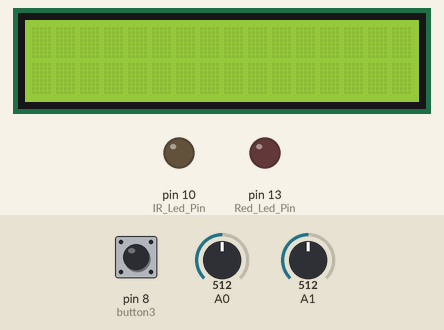
This sketch was run on a simulated Arduino Uno, built with avr-gcc and run on an emulated ATmega328P. Parts: 16×2 character LCD, output pins drawn as LEDs (lit = HIGH). Inputs (shaded band) come from the test bench; at power-on: pin 8 (button3) LOW, A1 = 512, A0 = 512. What the sketch prints to the serial monitor is not drawn.

Above: at 1.2 s.
1.3 s: pin 8 (button3) pulled HIGH for 0.15 s
4.4 s: A1 set to 290
At 4.5 s:
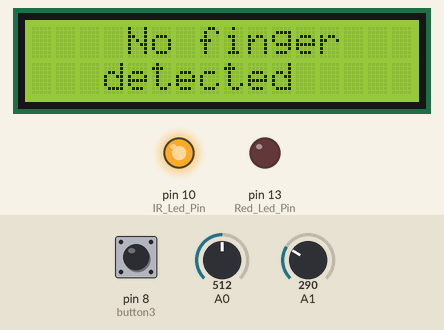
6.5 s: A1 set to 716
9.5 s: A1 set to 511
12.5 s: A1 set to 317
At 14.5 s:
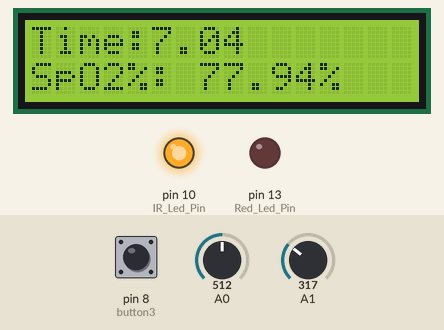
15.1 s: A1 set to 291
Timing chart, 0 to 17.6 s (numbered marks = the images above; inputs shaded):
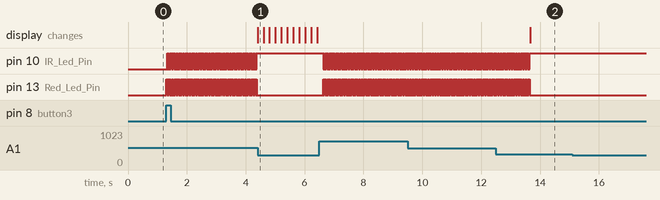

Measured:
- after the input at 1.3 s, pin 10 (IR_Led_Pin), pin 13 (Red_Led_Pin): alternates HIGH for 0.02 s and LOW for 0.02 s, starting at once
- after the input at 4.4 s, pin 10 (IR_Led_Pin): stops changing and stays HIGH; pin 13 (Red_Led_Pin): stops changing and stays LOW; the display: changes at once (image 1)
- after the input at 6.5 s, pin 10 (IR_Led_Pin), pin 13 (Red_Led_Pin): alternates HIGH for 0.02 s and LOW for 0.02 s, starting after 0.13 s
- after the input at 15.1 s, every drawn part: stays the same

The sketch:

Oximeter_implementation.ino
```cpp
#include <LiquidCrystal.h>
#include <string.h>

//#include <iostream>
byte customChar[8] = {  //creates the heart carater to print on the LCD display.
  0b00000,
  0b01010,
  0b11111,
  0b11111,
  0b01110,
  0b00100,
  0b00000,
  0b00000
};

LiquidCrystal lcd(12, 11, 5, 4, 3, 2);  // initialize the library with the numbers of the interface pins

int IR_Led_Pin = 10;
int Red_Led_Pin = 13;
//button variables
int button3 = 8;
int buttonState3 = 0;
int lastButtonState3 = 0;
int val = 0;
//button variables end here
/////////////////////////////////////////////////////////////
void setup() {
  Serial.begin(9600);
  pinMode(button3,INPUT);
  pinMode(9,INPUT);
  pinMode(IR_Led_Pin,OUTPUT);
  pinMode(Red_Led_Pin,OUTPUT);
  pinMode(A1,INPUT);
  pinMode(A0,INPUT);
  lcd.begin(16, 2);
  lcd.createChar(0, customChar);
  //lcd.write((byte)0);  // print the custom char at (2, 0)
  lcd.clear();
}
/////////////////////////////////////////////////////////////
//buttons variables
int buttonState2 = 0;
int lastButtonState2 = 0;
int buttonState1 = 0;
int lastButtonState1 = 0;
int button2_navigate = 9;
int button1 = 10;
int navigate_count = 0;
int navigate_val = 0;
//buttons variables end here
void Red_LED_On(){//RED / IR LEDs control function
  digitalWrite(Red_Led_Pin,HIGH);
}
void Red_LED_Off(){//RED / IR LEDs control function
  digitalWrite(Red_Led_Pin,LOW);
}
void IR_LED_On(){//RED / IR LEDs control function
  digitalWrite(IR_Led_Pin,HIGH);
}
void IR_LED_Off(){//RED / IR LEDs control function
  digitalWrite(IR_Led_Pin,LOW);
}
//RED and IR LEDs control functions ends
float voltage_level(){//Photodiode voltage measurements controls
  return (analogRead(A1));
}
//Photodiode voltage measurements controls ends
class Time {  //class that enables the oximeteer device to keep track of various processes
  float Start = 0;
  public:
    void set_start_time(){Start = _time();}
    float _time(){return millis()/1000.0;}
    float duration ();
};
float Time::duration(){  //function from the Time class that calcu;ates the duration of a process from the set start time using the set_start_time() function of the Time class.
  return (_time() - Start);
}
void waiting_animation(){  //Waiting animation when no finger is detected
  float detection_level = 300.0;
  while(voltage_level()<=detection_level){
    lcd.clear();
    lcd.setCursor(4,0);
    lcd.print("No finger");
    lcd.setCursor(3,1);
    lcd.print("detected");
    delay(200);
    if(voltage_level()>detection_level){break;}
    lcd.print(".");
    delay(200);
    if(voltage_level()>detection_level){break;}
    lcd.print("..");
    delay(200);
    if(voltage_level()>detection_level){break;}
    lcd.print("...");
  }
  lcd.clear();
}
void calculate_heart_rate(){
  Time my;
  int count2 = 0;
  Time atime;
  Red_LED_Off();
  IR_LED_On();
  my.set_start_time();
  float my_ir_level = 0.0;
  int count1 = 0;
  float avg_h = 0;
  float sum_h = 0;
  float my_h[20];
  while(analogRead(A0) > 1.5){ }
  while(my.duration() < 2.0)
  {
    atime.set_start_time();
    while(atime.duration() < 0.01)
    {
      while(analogRead(A0) > 1.5){ }
      my_ir_level = analogRead(A0);
      my_h[count1] = my_ir_level;
      sum_h += my_h[count1];
      count1++;
    }
    while(analogRead(A0) > 1.5){ }
    avg_h = sum_h/count1;
    Serial.println(" ");
    Serial.println(avg_h*10);
    if (my.duration() > 3.0 && avg_h*10 > 3.0)
    {
      count2++;
    }
    lcd.setCursor(0,0);
    //lcd.print(avg_h);
    sum_h = 0;
    avg_h = 0;
    count1 = 0;
  }
  lcd.setCursor(10,0);
  lcd.print("BPM:");
  lcd.print(count2);   //heart rate printing
}
class extreme_val{ //allows one to store the minimum or maximum value of all the values passed trough the function set_max() and set_min().
  public:
    float maximum = 0.0;
    float mininmum = 1024.0;
    void set_max(float max_input)
    {
      if (max_input > maximum){maximum = max_input;}
    }
    void set_min(float min_input)
    {
      if (min_input < mininmum){mininmum = min_input;}
    }
};
void calculate_SpO2(){//Function that calculates the SpO2%
  float R = 0.0;
  float SpO2 = 0.0;
  Time My;
  Time My_Red;
  Time My_IR;
  My.set_start_time();
  IR_LED_Off();
  Red_LED_On();
  float reading = 0;
  float Red[2000];
  float IR[2000];
  int count = 0;
  float red_sum = 0;
  float IR_sum = 0;
  float avg_red = 0;
  float avg_IR = 0;
  extreme_val red;
  extreme_val ir;
  float end_time = 7.0;          //time it takes to measure SpO2
  while(My.duration() < end_time)
  {
    ///////////////////////////////////// RED PART
    My_Red.set_start_time();
    IR_LED_Off();
    Red_LED_On();
    while(My_Red.duration()<=0.02)
    {
      if (voltage_level() < 300.0)
      {
        avg_red = 0;
        red_sum = 0;
        waiting_animation();
        My.set_start_time();
      }
      Red[count] = voltage_level();
      red_sum += Red[count];
      //Serial.print(Red[count]);
      lcd.setCursor(0,0);
      lcd.print("Time: ");
      lcd.setCursor(5,0);
      lcd.print(My.duration());
      count++;
    }
    avg_red = red_sum/count; //IR average value
    red.set_max(avg_red);    // calculating min and max
    if (My.duration() > 4.0)
    {
      red.set_min(avg_red);
    }
    //lcd.setCursor(7,0);
    //lcd.print(avg_red);
    Serial.print(avg_red);
    count = 0;
    avg_red = 0;
    red_sum = 0;
     Serial.print(", ");
    ///////////////////////////////////// IR PART
    My_IR.set_start_time();
    Red_LED_Off();
    IR_LED_On();
    while(My_IR.duration()<=0.02)
    {
      if (voltage_level() < 300.0)
      {
        avg_IR = 0;
        IR_sum = 0;
        waiting_animation();
        My.set_start_time();
      }
      IR[count] = voltage_level();
      IR_sum += IR[count];
      //Serial.print(IR[count]);
      lcd.setCursor(0,0);
      lcd.print("Time: ");
      lcd.setCursor(5,0);
      lcd.print(My.duration());
      count++;
    }
    avg_IR = IR_sum/count;
    ir.set_max(avg_IR);      // calculating min and max
    if (My.duration() > 4.0)
    {
      ir.set_min(avg_IR);
    }
    //lcd.setCursor(7,1);
    //lcd.print(avg_IR);   //IR average value
    Serial.print(avg_IR);
    Serial.println(" ");
    count = 0;
    avg_IR = 0;
    IR_sum = 0;
  }
  ir.maximum;    //resulting variables
  ir.mininmum;
  red.maximum;
  red.mininmum;
  R = ((red.maximum-red.mininmum)/red.mininmum )/((ir.maximum-ir.mininmum)/ir.mininmum);   //R RATIO HERE!!!!
  lcd.setCursor(0,1);
  lcd.print("SpO2%: ");
  SpO2 =-(19.49*R*R)-(10.47*R)+107.9;
  lcd.setCursor(7,1);
  lcd.print(SpO2);
  lcd.print("%");
  calculate_heart_rate();
}


void loop()
{
  ////////////////////////////////////////////////////////////////////////////////////////////////////////////////////////////
  //Oximeter code starts here
  ////////////////////////////////////////////////////////////////
  buttonState3 = digitalRead(button3);
  if (buttonState3 != lastButtonState3) { //CLICKING button3
    if (buttonState3 == HIGH) {
      lcd.clear();
      calculate_SpO2();
      //calculate_heart_rate();
      while(digitalRead(button3) == HIGH)
      {
        while(1)
        {
          if(digitalRead(button3) == LOW)
          {
            break;
          }
        }
      }
    }
    delay(50);
  }
  lastButtonState3 = buttonState3;
  //CLICKING button3 ends
  ////////////////////////////////////////////////////////////////
}
```
